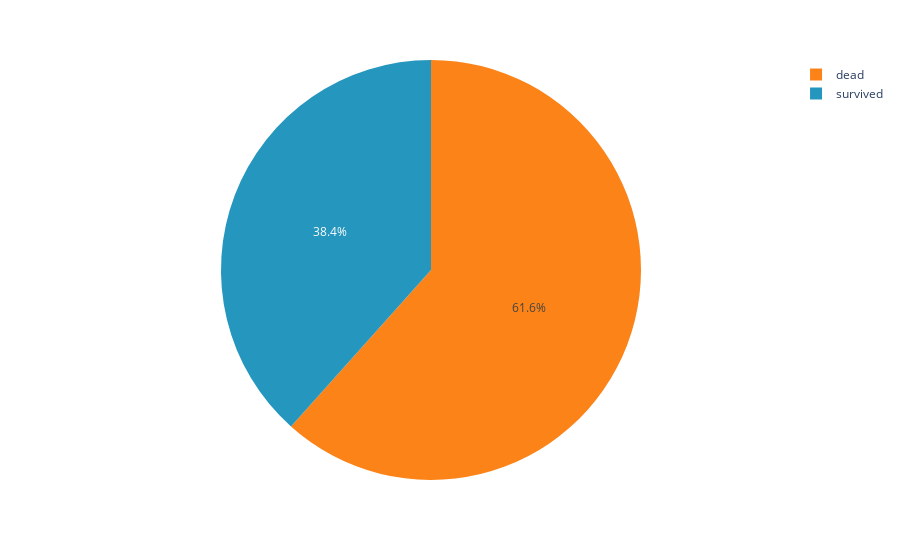

Here is the notebook cell this chart was saved with:
### Markdown cell above
### how many survived ?

### Code cell
px.pie(df2 , names="Survived",color='Survived',color_discrete_map={'dead':'#fc8317','survived':'#2596be'})

### Figure 1 — Plotly figure (JSON) as saved in the notebook; plotly's stock layout.template omitted (floating-point values rounded to 4 significant figures; data arrays with more than 128 entries replaced by an {"elided": "..."} marker saying what was removed)
{"data": [{"customdata": {"elided": "891x1 str values"}, "domain": {"x": [0, 1], "y": [0, 1]}, "hovertemplate": "Survived=%{customdata[0]}<extra></extra>", "labels": {"elided": "891 str values"}, "legendgroup": "", "marker": {"colors": {"elided": "891 str values"}}, "name": "", "showlegend": true, "type": "pie"}], "layout": {"legend": {"tracegroupgap": 0}, "margin": {"t": 60}}}
